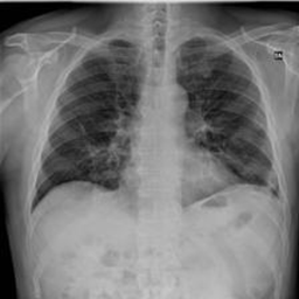
%> input picture COVID-101.png, 299 x 299 px
$ octave troncamento.m   (GNU Octave 9; MATLAB toolbox functions it lacks are replaced by stand-ins)
%> lines starting %> are read from the running program, lines starting %| are printed output that depends on the picture


% Caricamento e Preparazione dell'Immagine Originale
file = 'COVID-101.png';

% Carica l'immagine medica e converti in double
image=imread(file)
%> image is the input picture: size 299x299 uint8; min 0, max 225, mean 117.8

% Carica l'immagine medica e converti in double
A = double(image);
[m, n] = size(A);
%> m = 299; n = 299

% Aggiunta del Rumore Gaussiano
livello_rumore = 30; % Fattore di scala per il rumore
rumore = livello_rumore * randn(m, n);

A_rumorosa = A + rumore;
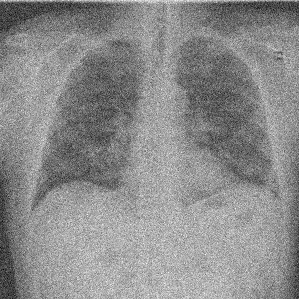
%> A_rumorosa: size 299x299 double; min -111.9, max 305.8, mean 117.7; drawn with min black and max white

% Definizione del Rango di Troncamento
T = 50;

% SVD e Troncamento sulla Matrice Rumorosa
[U_hat, S_hat, V_hat] = svd(A_rumorosa);

% Troncamento e ricostruzione con solo i primi T componenti
U_T = U_hat(:, 1:T);
S_T = S_hat(1:T, 1:T);
V_T = V_hat(:, 1:T);

% Img_Recuperata è la nostra stima finale (A_T)
img_Recuperata = U_T * S_T * V_T';

% Visualizzazione
figure;

subplot(1, 3, 1);
imshow(A, []);
title('Immagine Originale');

subplot(1, 3, 2);
imshow(A_rumorosa, []);
title('Immagine Rumorosa');

subplot(1, 3, 3);
imshow(img_Recuperata, []);
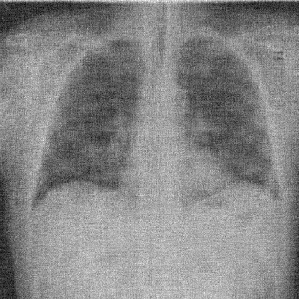
%> displayed picture: size 299x299, on the screen's scale of 0 to 255; min 0, max 255, mean 133.7
title(['Immagine Recuperata (T=', num2str(T), ')']);

% Selezione della 100esima riga
riga = 100;

% Profili di intensità
profilo_originale  = A(riga, :);
%> profilo_originale = 299 values, max 167 at index 56, min 29 at index 191, mean 98.46
profilo_rumoroso   = A_rumorosa(riga, :);
%> profilo_rumoroso = 299 values, max 261.7 at index 27, min -59.24 at index 205, mean 98.32
profilo_recuperato = img_Recuperata(riga, :);
%> profilo_recuperato = 299 values, max 227.7 at index 27, min -23 at index 205, mean 98.5

% Grafico del profilo di intensità
figure;
plot(profilo_originale, 'b', 'LineWidth', 1.5);
hold on;
plot(profilo_rumoroso, 'r', 'LineWidth', 1);
plot(profilo_recuperato, 'g', 'LineWidth', 1.5);
hold off;

grid on;
xlabel('Indice del pixel');
ylabel('Intensità');
title("Confronto del Profilo di Intensità lungo una Riga dell'immagine");
legend('Originale', 'Rumorosa', 'Recuperata');
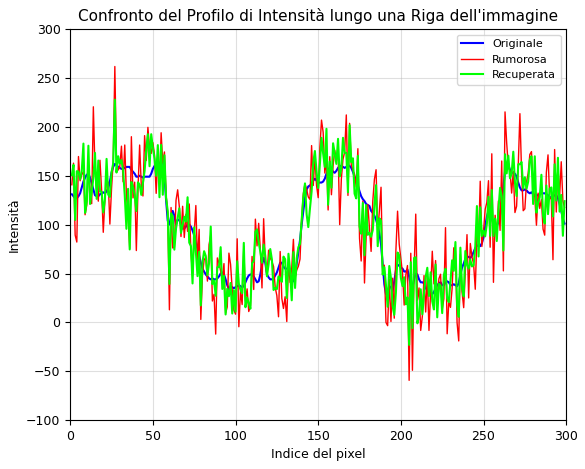
%> figure redrawn from the program's plot data; curve peaks at x = 56, y = 167; curve peaks at x = 27, y = 261.7; curve peaks at x = 27, y = 227.7
